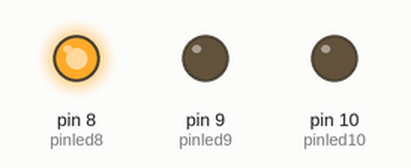
Bench run of a sketch on a simulated Arduino Uno, built with avr-gcc and run on an emulated ATmega328P. On the bench: output pins drawn as LEDs (lit = HIGH).

Above: at 0.5 s.
At 2.5 s:
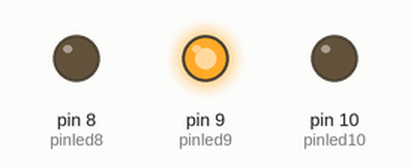
At 4.5 s:
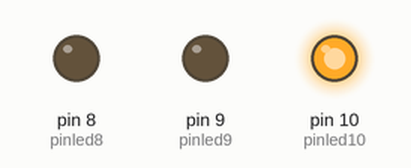
At 5.5 s:
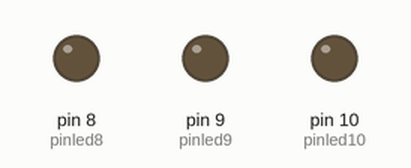
Timing chart, 0 to 7.8 s (numbered marks = the images above):
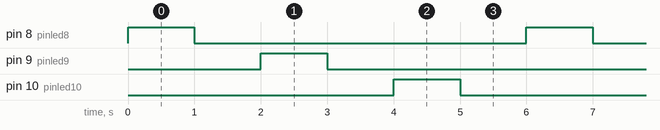

The sketch:

TurnOn_LED.ino
```cpp
int pinled8 = 8;
int pinled9 = 9;
int pinled10 = 10;

void setup()

{
  pinMode(pinled8, OUTPUT);
  pinMode(pinled9, OUTPUT);
  pinMode(pinled10, OUTPUT);
}

void loop()
{
  digitalWrite(pinled8, HIGH);
  delay(1000);
  digitalWrite(pinled8, LOW);
  delay(1000);
  digitalWrite(pinled9, HIGH);
  delay(1000);
  digitalWrite(pinled9, LOW);
  delay(1000);
  digitalWrite(pinled10, HIGH);
  delay(1000);
  digitalWrite(pinled10, LOW);
  delay(1000);
}
```

Measured:
- by itself, pin 8 (pinled8), pin 9 (pinled9), pin 10 (pinled10): alternates HIGH for 1.0 s and LOW for 5.0 s
- by itself, everything shown: repeats every 6.0 s, in 6 steps
